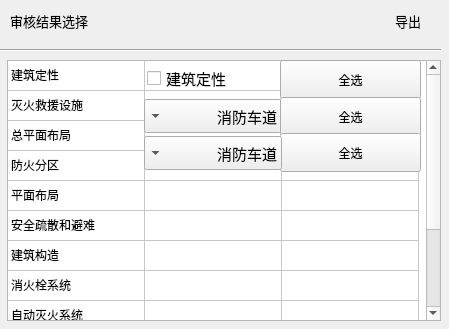
    <widget class="QWidget" name="scrollAreaWidgetContents">
     <property name="geometry">
      <rect>
       <x>0</x>
       <y>0</y>
       <width>449</width>
       <height>329</height>
      </rect>
     </property>
     <widget class="QWidget" name="layoutWidget">
      <property name="geometry">
       <rect>
        <x>10</x>
        <y>0</y>
        <width>411</width>
        <height>42</height>
       </rect>
      </property>
      <layout class="QHBoxLayout" name="horizontalLayout">
       <item>
        <widget class="QLabel" name="label_4">
         <property name="font">
          <font>
           <pointsize>10</pointsize>
          </font>
         </property>
         <property name="frameShape">
          <enum>QFrame::NoFrame</enum>
         </property>
         <property name="frameShadow">
          <enum>QFrame::Plain</enum>
         </property>
         <property name="text">
          <string>审核结果选择</string>
         </property>
        </widget>
       </item>
       <item>
        <spacer name="horizontalSpacer_5">
         <property name="orientation">
          <enum>Qt::Horizontal</enum>
         </property>
         <property name="sizeHint" stdset="0">
          <size>
           <width>40</width>
           <height>20</height>
          </size>
         </property>
        </spacer>
       </item>
       <item>
        <widget class="QLabel" name="label_5">
         <property name="font">
          <font>
           <pointsize>10</pointsize>
          </font>
         </property>
         <property name="frameShape">
          <enum>QFrame::NoFrame</enum>
         </property>
         <property name="text">
          <string>导出</string>
         </property>
         <property name="textFormat">
          <enum>Qt::AutoText</enum>
         </property>
        </widget>
       </item>
      </layout>
     </widget>
     <widget class="Line" name="line_3">
      <property name="geometry">
       <rect>
        <x>0</x>
        <y>40</y>
        <width>441</width>
        <height>20</height>
       </rect>
      </property>
      <property name="orientation">
       <enum>Qt::Horizontal</enum>
      </property>
     </widget>
     <widget class="QTableWidget" name="tableWidget">
      <property name="geometry">
       <rect>
        <x>7</x>
        <y>60</y>
        <width>434</width>
        <height>261</height>
       </rect>
      </property>
      <property name="dragDropMode">
       <enum>QAbstractItemView::DropOnly</enum>
      </property>
      <property name="showGrid">
       <bool>true</bool>
      </property>
      <property name="rowCount">
       <number>12</number>
      </property>
      <property name="columnCount">
       <number>3</number>
      </property>
      <attribute name="horizontalHeaderVisible">
       <bool>false</bool>
      </attribute>
      <attribute name="horizontalHeaderDefaultSectionSize">
       <number>137</number>
      </attribute>
      <attribute name="horizontalHeaderHighlightSections">
       <bool>true</bool>
      </attribute>
      <attribute name="verticalHeaderVisible">
       <bool>false</bool>
      </attribute>
      <attribute name="verticalHeaderHighlightSections">
       <bool>true</bool>
      </attribute>
      <row/>
      <row/>
      <row/>
      <row/>
      <row/>
      <row/>
      <row/>
      <row/>
      <row/>
      <row/>
      <row/>
      <row/>
      <column>
       <property name="text">
        <string>新建列</string>
       </property>
      </column>
      <column/>
      <column/>
      <item row="0" column="0">
       <property name="text">
        <string>建筑定性</string>
       </property>
       <property name="flags">
        <set>ItemIsEnabled</set>
       </property>
      </item>
      <item row="0" column="1">
       <property name="text">
        <string/>
       </property>
       <property name="font">
        <font>
         <pointsize>11</pointsize>
        </font>
       </property>
       <property name="background">
        <brush brushstyle="NoBrush">
         <color alpha="220">
          <red>93</red>
          <green>93</green>
          <blue>93</blue>
         </color>
        </brush>
       </property>
       <property name="foreground">
        <brush brushstyle="NoBrush">
         <color alpha="180">
          <red>0</red>
          <green>0</green>
          <blue>0</blue>
         </color>
        </brush>
       </property>
      </item>
      <item row="0" column="2">
       <property name="text">
        <string/>
       </property>
      </item>
      <item row="1" column="0">
       <property name="text">
        <string>灭火救援设施</string>
       </property>
       <property name="flags">
        <set>ItemIsEnabled</set>
       </property>
      </item>
      <item row="2" column="0">
       <property name="text">
        <string>总平面布局</string>
       </property>
       <property name="flags">
        <set>ItemIsEnabled</set>
       </property>
      </item>
      <item row="3" column="0">
       <property name="text">
        <string>防火分区</string>
       </property>
       <property name="flags">
        <set>ItemIsEnabled</set>
       </property>
      </item>
      <item row="4" column="0">
       <property name="text">
        <string>平面布局</string>
       </property>
       <property name="flags">
        <set>ItemIsEnabled</set>
       </property>
      </item>
      <item row="5" column="0">
       <property name="text">
        <string>安全疏散和避难</string>
       </property>
       <property name="flags">
        <set>ItemIsEnabled</set>
       </property>
      </item>
      <item row="6" column="0">
       <property name="text">
        <string>建筑构造</string>
       </property>
       <property name="flags">
        <set>ItemIsEnabled</set>
       </property>
      </item>
      <item row="7" column="0">
       <property name="text">
        <string>消火栓系统</string>
       </property>
       <property name="flags">
        <set>ItemIsEnabled</set>
       </property>
      </item>
      <item row="8" column="0">
       <property name="text">
        <string>自动灭火系统</string>
       </property>
       <property name="flags">
        <set>ItemIsEnabled</set>
       </property>
      </item>
      <item row="9" column="0">
       <property name="text">
        <string>火灾自动报警系统</string>
       </property>
       <property name="flags">
        <set>ItemIsEnabled</set>
       </property>
      </item>
      <item row="10" column="0">
       <property name="text">
        <string>防排烟系统</string>
       </property>
       <property name="flags">
        <set>ItemIsEnabled</set>
       </property>
      </item>
      <item row="11" column="0">
       <property name="text">
        <string>电气</string>
       </property>
       <property name="flags">
        <set>ItemIsEnabled</set>
       </property>
      </item>
     </widget>
     <widget class="QCheckBox" name="checkBox">
      <property name="geometry">
       <rect>
        <x>147</x>
        <y>63</y>
        <width>132</width>
        <height>31</height>
       </rect>
      </property>
      <property name="font">
       <font>
        <pointsize>11</pointsize>
       </font>
      </property>
      <property name="layoutDirection">
       <enum>Qt::LeftToRight</enum>
      </property>
      <property name="text">
       <string>建筑定性</string>
      </property>
     </widget>
     <widget class="QPushButton" name="pushButton">
      <property name="geometry">
       <rect>
        <x>280</x>
        <y>60</y>
        <width>141</width>
        <height>39</height>
       </rect>
      </property>
      <property name="text">
       <string>全选</string>
      </property>
     </widget>
     <widget class="QComboBox" name="comboBox_8">
      <property name="geometry">
       <rect>
        <x>144</x>
        <y>99</y>
        <width>138</width>
        <height>34</height>
       </rect>
      </property>
      <property name="font">
       <font>
        <pointsize>11</pointsize>
       </font>
      </property>
      <property name="layoutDirection">
       <enum>Qt::RightToLeft</enum>
      </property>
      <item>
       <property name="text">
        <string>消防车道</string>
       </property>
      </item>
     </widget>
     <widget class="QPushButton" name="pushButton_2">
      <property name="geometry">
       <rect>
        <x>280</x>
        <y>97</y>
        <width>141</width>
        <height>39</height>
       </rect>
      </property>
      <property name="text">
       <string>全选</string>
      </property>
     </widget>
     <widget class="QPushButton" name="pushButton_3">
      <property name="geometry">
       <rect>
        <x>280</x>
        <y>133</y>
        <width>141</width>
        <height>39</height>
       </rect>
      </property>
      <property name="text">
       <string>全选</string>
      </property>
     </widget>
     <widget class="QComboBox" name="comboBox_9">
      <property name="geometry">
       <rect>
        <x>144</x>
        <y>136</y>
        <width>138</width>
        <height>34</height>
       </rect>
      </property>
      <property name="font">
       <font>
        <pointsize>11</pointsize>
       </font>
      </property>
      <property name="layoutDirection">
       <enum>Qt::RightToLeft</enum>
      </property>
      <item>
       <property name="text">
        <string>消防车道</string>
       </property>
      </item>
     </widget>
    </widget>
